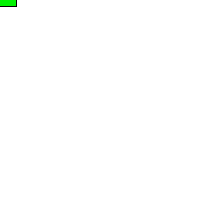
Frame 1 (no input)
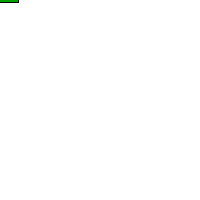
Frame 60 (the mouse pressed at the canvas centre just before this capture)
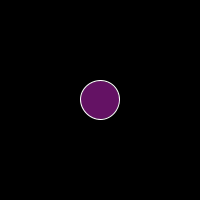
Frame 120 (the mouse held since frame 60 and released just before this capture)

The Processing sketch that drew these frames (run headless with seeded random() and noise(); from frame 60 on, the mouse is pressed at the canvas centre):

// Processing sketch: processing_94010
// ── processing_94010.pde

void setup() {
  size(200,200);
  frameRate(30);
}

void draw() {
  background(255);
  
  float w = random(width/4);
  float h = random(height/4);
  
  rectMode(CENTER);
  fill(mouseX, random(255), mouseY);
  rect(mouseX,mouseY,w,h);
  
  if(mousePressed)
  {
      background(0);
      stroke(255);
      fill(mouseX,random(255),mouseY);
      ellipse(mouseX,mouseY,random(width/4),random(height/4));
  }
  
}
